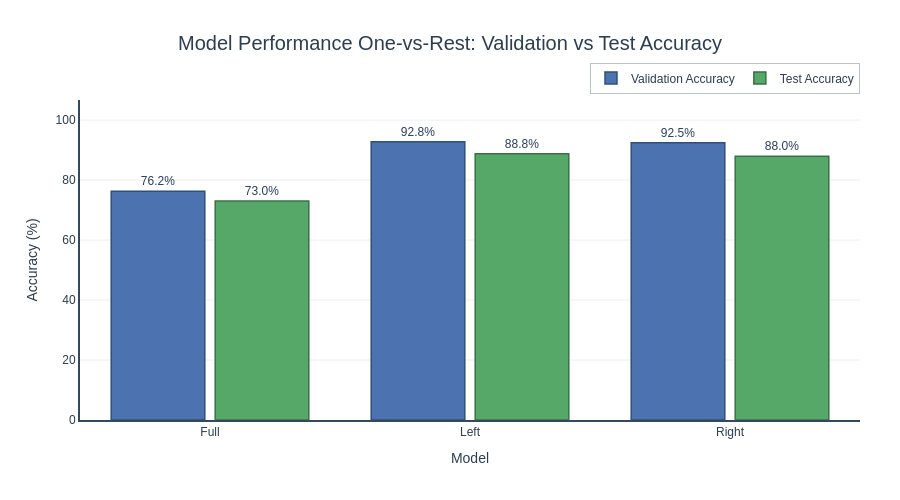

Notebook cell for this chart:
### Code cell
import pandas as pd
import numpy as np
import plotly.graph_objects as go

# ============================================================================
# DATA PREPARATION
# ============================================================================

cols_to_plot = ['CV Val Acc (%)', 'Task Acc (%)']

for col in cols_to_plot:
    df[col] = pd.to_numeric(df[col].astype(str).str.rstrip('%'), errors='coerce')

models = df['Model']
val_acc = df['CV Val Acc (%)']
test_acc = df['Task Acc (%)']

# ============================================================================
# PROFESSIONAL PLOTLY VISUALIZATION
# ============================================================================

fig = go.Figure()

# Add Validation Accuracy bars
fig.add_trace(go.Bar(
    name='Validation Accuracy',
    x=models,
    y=val_acc,
    text=[f'{val:.1f}%' for val in val_acc],
    textposition='outside',
    marker=dict(
        color='#4C72B0',
        line=dict(color='#2E5078', width=1.5)
    ),
    hovertemplate='<b>%{x}</b><br>Validation Accuracy: %{y:.1f}%<extra></extra>'
))

# Add Test Accuracy bars
fig.add_trace(go.Bar(
    name='Test Accuracy',
    x=models,
    y=test_acc,
    text=[f'{val:.1f}%' for val in test_acc],
    textposition='outside',
    marker=dict(
        color='#55A868',
        line=dict(color='#3A7047', width=1.5)
    ),
    hovertemplate='<b>%{x}</b><br>Test Accuracy: %{y:.1f}%<extra></extra>'
))

# Update layout for professional appearance
fig.update_layout(
    title=dict(
        text='Model Performance One-vs-Rest: Validation vs Test Accuracy',
        font=dict(size=20, family='Arial, sans-serif', color='#2c3e50'),
        x=0.5,
        xanchor='center'
    ),
    xaxis=dict(
        title=dict(text='Model', font=dict(size=14, color='#2c3e50')),
        tickfont=dict(size=12, color='#2c3e50'),
        showgrid=False,
        showline=True,
        linewidth=2,
        linecolor='#34495e'
    ),
    yaxis=dict(
        title=dict(text='Accuracy (%)', font=dict(size=14, color='#2c3e50')),
        tickfont=dict(size=12, color='#2c3e50'),
        showgrid=True,
        gridcolor='#ecf0f1',
        gridwidth=1,
        showline=True,
        linewidth=2,
        linecolor='#34495e',
        range=[0, max(val_acc.max(), test_acc.max()) * 1.15]
    ),
    barmode='group',
    bargap=0.2,
    bargroupgap=0.1,
    plot_bgcolor='white',
    paper_bgcolor='white',
    font=dict(family='Arial, sans-serif'),
    legend=dict(
        orientation='h',
        yanchor='bottom',
        y=1.02,
        xanchor='right',
        x=1,
        font=dict(size=12, color='#2c3e50'),
        bgcolor='rgba(255, 255, 255, 0.8)',
        bordercolor='#bdc3c7',
        borderwidth=1
    ),
    hoverlabel=dict(
        bgcolor='white',
        font_size=12,
        font_family='Arial, sans-serif'
    ),
    margin=dict(t=100, b=80, l=80, r=40),
    height=500,
    width=900
)

fig.show()

### Figure 1 — Plotly figure (JSON) as saved in the notebook; plotly's stock layout.template omitted (floating-point values rounded to 4 significant figures)
{"data": [{"hovertemplate": "<b>%{x}</b><br>Validation Accuracy: %{y:.1f}%<extra></extra>", "marker": {"color": "#4C72B0", "line": {"color": "#2E5078", "width": 1.5}}, "name": "Validation Accuracy", "text": ["76.2%", "92.8%", "92.5%"], "textposition": "outside", "type": "bar", "x": ["Full", "Left", "Right"], "y": [76.24, 92.79, 92.48]}, {"hovertemplate": "<b>%{x}</b><br>Test Accuracy: %{y:.1f}%<extra></extra>", "marker": {"color": "#55A868", "line": {"color": "#3A7047", "width": 1.5}}, "name": "Test Accuracy", "text": ["73.0%", "88.8%", "88.0%"], "textposition": "outside", "type": "bar", "x": ["Full", "Left", "Right"], "y": [73.04, 88.75, 87.97]}], "layout": {"bargap": 0.2, "bargroupgap": 0.1, "barmode": "group", "font": {"family": "Arial, sans-serif"}, "height": 500, "hoverlabel": {"bgcolor": "white", "font": {"family": "Arial, sans-serif", "size": 12}}, "legend": {"bgcolor": "rgba(255, 255, 255, 0.8)", "bordercolor": "#bdc3c7", "borderwidth": 1, "font": {"color": "#2c3e50", "size": 12}, "orientation": "h", "x": 1, "xanchor": "right", "y": 1.02, "yanchor": "bottom"}, "margin": {"b": 80, "l": 80, "r": 40, "t": 100}, "paper_bgcolor": "white", "plot_bgcolor": "white", "title": {"font": {"color": "#2c3e50", "family": "Arial, sans-serif", "size": 20}, "text": "Model Performance One-vs-Rest: Validation vs Test Accuracy", "x": 0.5, "xanchor": "center"}, "width": 900, "xaxis": {"linecolor": "#34495e", "linewidth": 2, "showgrid": false, "showline": true, "tickfont": {"color": "#2c3e50", "size": 12}, "title": {"font": {"color": "#2c3e50", "size": 14}, "text": "Model"}}, "yaxis": {"gridcolor": "#ecf0f1", "gridwidth": 1, "linecolor": "#34495e", "linewidth": 2, "range": [0, 106.7], "showgrid": true, "showline": true, "tickfont": {"color": "#2c3e50", "size": 12}, "title": {"font": {"color": "#2c3e50", "size": 14}, "text": "Accuracy (%)"}}}}
